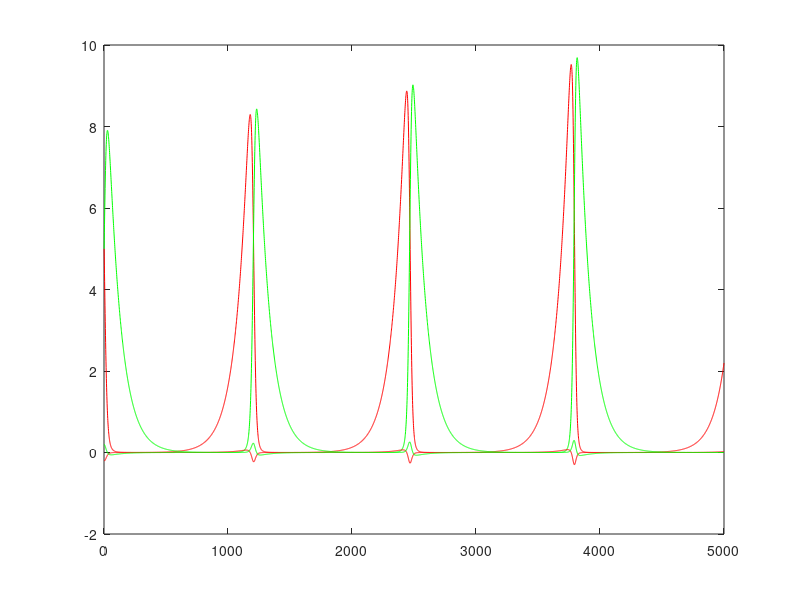
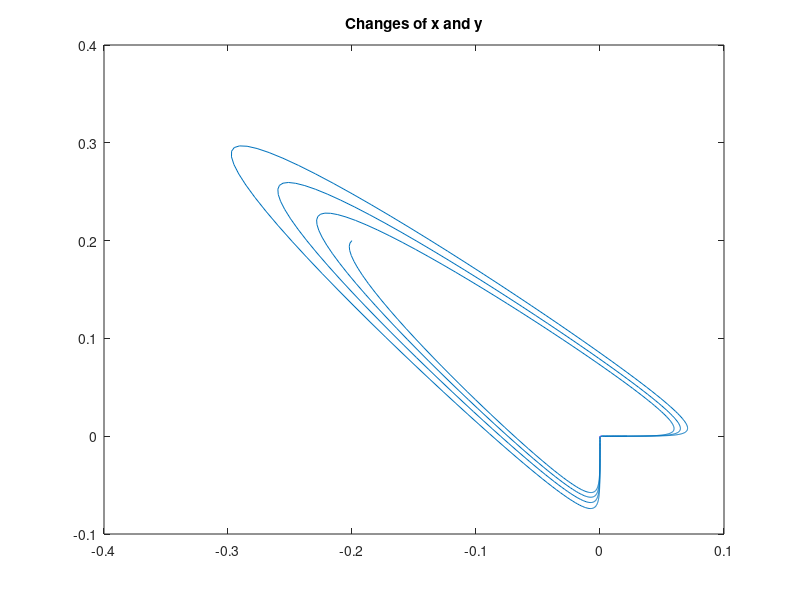

MATLAB code to generate these figures, in order:
clear;

x(1) = 5;
y(1) = 5;

alpha = 1.0;
beta = 1.0;
gamma = 1.0;
delta = 1.0;

dt = 0.01;

for t = 2:5000
    dx = x(t-1) * (alpha - beta * y(t-1));
    dy = - y(t-1) * (gamma - delta * x(t-1));
    x(t) = x(t-1) + dt*dx;
    y(t) = y(t-1) + dt*dy;
end

plot(x, 'r');
hold on;
plot(y, 'g');

%plot(x,y);

%%1 
% 1) plot the changes of x and y against time
figure(1)
plot(diff(x), 'r');
hold on;
plot(diff(y), 'g');


% 2) a phase plot between changes of x and y
figure(2)
plot(diff(x), diff(y));
title('Changes of x and y')

%%2 I think the reason for population increase is because of natural
%%selection that the prey and predators with stronger surviving ability
%%lives longer and pass their gene with strong surviving characteristics to
%%offsprings so their offsprings live longer and longer.



